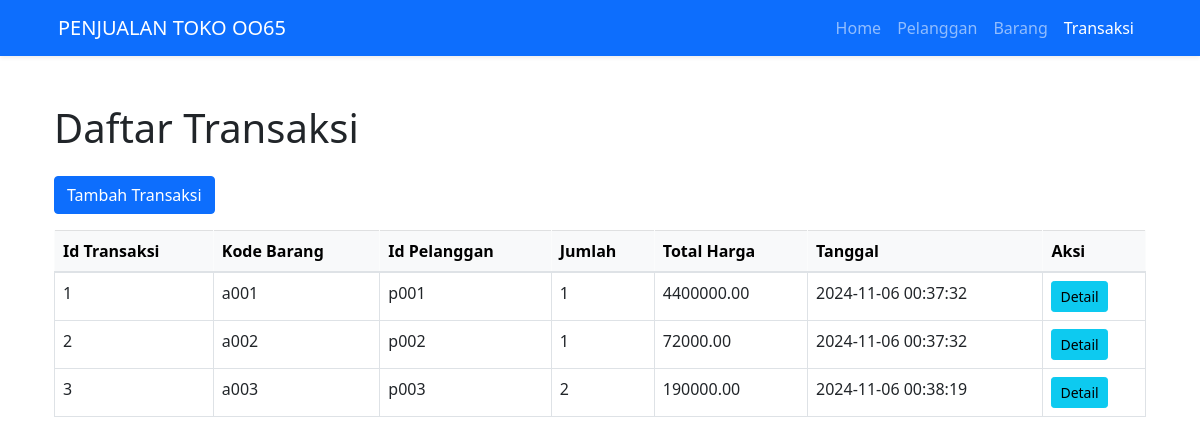
Page /transaksi.php on the committed database.
### tables this page shows
CREATE TABLE `ttransaksi` (
  `id_transaksi` int(10) NOT NULL,
  `kode_barang` varchar(10) NOT NULL,
  `id_pelanggan` varchar(10) NOT NULL,
  `jumlah` int(11) NOT NULL,
  `total_harga` decimal(10,2) NOT NULL,
  `tanggal` timestamp NOT NULL DEFAULT current_timestamp()
);

### App/Controllers/CTransaksi.php (called while the page is built, shortened)
<?php
require_once 'App/Models/MTransaksi.php';
class CTransaksi
{
    private $mTransaksi;
    public function __construct ($dbConnection)
    {
        $this->mTransaksi = new MTransaksi ($dbConnection);
    }
    public function index()
    {
        $ttransaksi = $this->mTransaksi->getAllTransaksi();
        require_once 'App/Views/Transaksi/transaksiList.php';
    }
}

### App/Models/MTransaksi.php (called while the page is built, shortened)
<?php
class MTransaksi
{
   private $db;
   public function __construct($dbConnection)
   {
      $this->db = $dbConnection;
   }
   public function getAllTransaksi()
   {
      $stmt = $this->db->query("SELECT * FROM ttransaksi");
      return $stmt->fetchAll(PDO::FETCH_ASSOC);
   }
}

### App/Views/Transaksi/transaksiList.php (the view, shortened to what this page needs)
<!DOCTYPE html>
<html lang="en">
<head>
    <link href="https://cdn.jsdelivr.net/npm/bootstrap@5.1.3/dist/css/bootstrap.min.css" rel="stylesheet">
</head>
<body>
    <div class="container mt-5">
        <h1 class="mb-4">Daftar Transaksi</h1>
        <a href="?action=create" class="btn btn-primary mb-3">Tambah Transaksi</a>
        <table class="table table-bordered table-hover">
            <thead class="table-light">
                <tr>
                    <th>Id Transaksi</th>
                    <th>Kode Barang</th>
                    <th>Id Pelanggan</th>
                    <th>Jumlah</th>
                    <th>Total Harga</th>
                    <th>Tanggal</th>
                    <th>Aksi</th>
                </tr>
            </thead>
            <tbody>
                <?php if (!empty($ttransaksi)): ?>
                    <?php foreach ($ttransaksi as $transaksi): ?>
                        <tr>
                            <td><?php echo $transaksi['id_transaksi']; ?></td>
                            <td><?php echo $transaksi['kode_barang']; ?></td>
                            <td><?php echo $transaksi['id_pelanggan']; ?></td>
                            <td><?php echo $transaksi['jumlah']; ?></td>
                            <td><?php echo $transaksi['total_harga']; ?></td>
                            <td><?php echo $transaksi['tanggal']; ?></td>
                            <td>
                                <a href="?action=show&id=<?php echo $user['id']; ?>" class="btn btn-info btn-sm">Detail</a>
                            </td>
                        </tr>
                    <?php endforeach; ?>
                <?php else: ?>
                    <tr>
                        <td colspan="4" class="text-center">Tidak ada data pengguna.</td>
                    </tr>
                <?php endif; ?>
            </tbody>
        </table>
    </div>
</body>
</html>

### rows in the picture
ttransaksi: id_transaksi "1", kode_barang "a001", id_pelanggan "p001", jumlah "1", total_harga "4400000.00", tanggal "2024-11-06 00:37:32"
ttransaksi: id_transaksi "2", kode_barang "a002", id_pelanggan "p002", jumlah "1", total_harga "72000.00", tanggal "2024-11-06 00:37:32"
ttransaksi: id_transaksi "3", kode_barang "a003", id_pelanggan "p003", jumlah "2", total_harga "190000.00", tanggal "2024-11-06 00:38:19"
